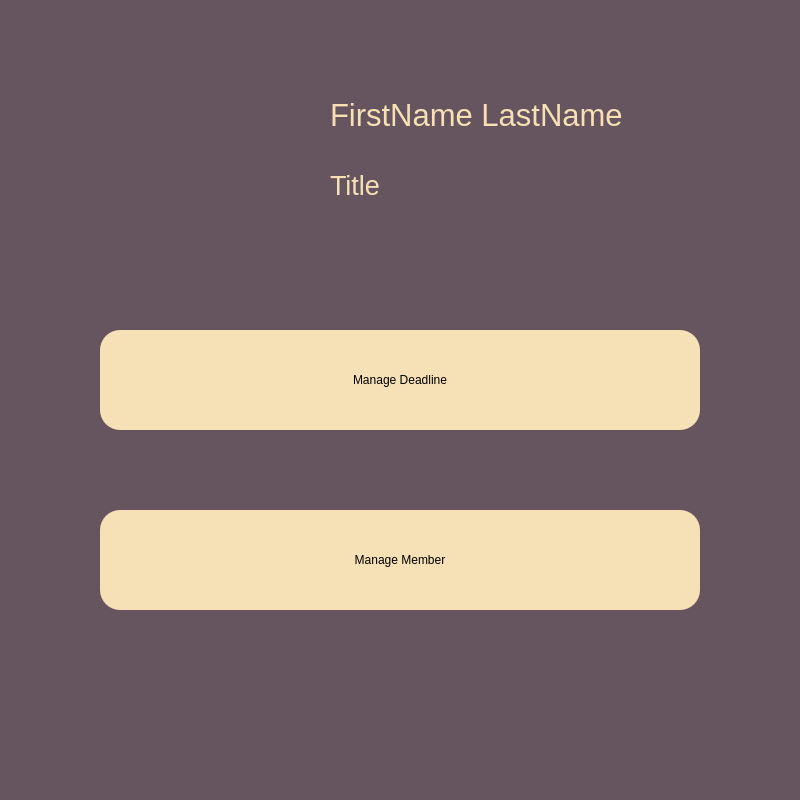
<?xml version="1.0" encoding="UTF-8"?>
<ui version="4.0">
 <class>MainWindow</class>
 <widget class="QMainWindow" name="MainWindow">
  <property name="geometry">
   <rect>
    <x>0</x>
    <y>0</y>
    <width>800</width>
    <height>800</height>
   </rect>
  </property>
  <property name="windowTitle">
   <string>MainWindow</string>
  </property>
  <widget class="QWidget" name="centralwidget">
   <widget class="QWidget" name="Background" native="true">
    <property name="geometry">
     <rect>
      <x>0</x>
      <y>0</y>
      <width>800</width>
      <height>800</height>
     </rect>
    </property>
    <property name="styleSheet">
     <string notr="true">QWidget #Background{
background-color:rgb(102, 84, 94)}
</string>
    </property>
    <widget class="QLabel" name="name">
     <property name="geometry">
      <rect>
       <x>330</x>
       <y>80</y>
       <width>330</width>
       <height>70</height>
      </rect>
     </property>
     <property name="font">
      <font>
       <family>MS Shell Dlg 2</family>
       <pointsize>23</pointsize>
       <weight>9</weight>
       <italic>false</italic>
       <bold>false</bold>
      </font>
     </property>
     <property name="styleSheet">
      <string notr="true">font: 75 23pt &quot;MS Shell Dlg 2&quot;; 
color: rgb(246, 224, 181);
text-align: right;</string>
     </property>
     <property name="text">
      <string>FirstName LastName</string>
     </property>
     <property name="alignment">
      <set>Qt::AlignLeading|Qt::AlignLeft|Qt::AlignVCenter</set>
     </property>
    </widget>
    <widget class="QPushButton" name="logout_button">
     <property name="geometry">
      <rect>
       <x>720</x>
       <y>720</y>
       <width>50</width>
       <height>50</height>
      </rect>
     </property>
     <property name="autoFillBackground">
      <bool>false</bool>
     </property>
     <property name="styleSheet">
      <string notr="true">background-color:rgb(102, 84, 94);
border-radius: 20px;
</string>
     </property>
     <property name="text">
      <string/>
     </property>
     <property name="icon">
      <iconset>
       <normaloff>../Resource/logout.png</normaloff>../Resource/logout.png</iconset>
     </property>
     <property name="iconSize">
      <size>
       <width>50</width>
       <height>50</height>
      </size>
     </property>
     <property name="default">
      <bool>false</bool>
     </property>
    </widget>
    <widget class="QLabel" name="title">
     <property name="geometry">
      <rect>
       <x>330</x>
       <y>160</y>
       <width>250</width>
       <height>50</height>
      </rect>
     </property>
     <property name="font">
      <font>
       <family>MS Shell Dlg 2</family>
       <pointsize>20</pointsize>
       <weight>9</weight>
       <italic>false</italic>
       <bold>false</bold>
      </font>
     </property>
     <property name="styleSheet">
      <string notr="true">font: 75 20pt &quot;MS Shell Dlg 2&quot;; 
color: rgb(246, 224, 181);
text-align: right;</string>
     </property>
     <property name="text">
      <string>Title</string>
     </property>
     <property name="alignment">
      <set>Qt::AlignLeading|Qt::AlignLeft|Qt::AlignVCenter</set>
     </property>
    </widget>
    <widget class="QPushButton" name="avatar">
     <property name="geometry">
      <rect>
       <x>100</x>
       <y>60</y>
       <width>160</width>
       <height>160</height>
      </rect>
     </property>
     <property name="cursor">
      <cursorShape>ArrowCursor</cursorShape>
     </property>
     <property name="autoFillBackground">
      <bool>false</bool>
     </property>
     <property name="styleSheet">
      <string notr="true">background-color:rgb(102, 84, 94);
border-radius: 20px;
</string>
     </property>
     <property name="text">
      <string/>
     </property>
     <property name="icon">
      <iconset>
       <normaloff>E:/Tam/Programming/software/Message_Platform/client/desktop/GUI/Resource/default_avatar.png</normaloff>E:/Tam/Programming/software/Message_Platform/client/desktop/GUI/Resource/default_avatar.png</iconset>
     </property>
     <property name="iconSize">
      <size>
       <width>160</width>
       <height>160</height>
      </size>
     </property>
     <property name="default">
      <bool>false</bool>
     </property>
    </widget>
    <widget class="QPushButton" name="deadline_button">
     <property name="geometry">
      <rect>
       <x>100</x>
       <y>330</y>
       <width>600</width>
       <height>100</height>
      </rect>
     </property>
     <property name="styleSheet">
      <string notr="true">border-radius: 20px;
background-color: rgb(246, 224, 181);
font: 75 18pt &quot;MS Shell Dlg 2&quot;;</string>
     </property>
     <property name="text">
      <string>Manage Deadline</string>
     </property>
    </widget>
    <widget class="QPushButton" name="member_button">
     <property name="geometry">
      <rect>
       <x>100</x>
       <y>510</y>
       <width>600</width>
       <height>100</height>
      </rect>
     </property>
     <property name="styleSheet">
      <string notr="true">border-radius: 20px;
background-color: rgb(246, 224, 181);
font: 75 18pt &quot;MS Shell Dlg 2&quot;;</string>
     </property>
     <property name="text">
      <string>Manage Member</string>
     </property>
    </widget>
   </widget>
  </widget>
 </widget>
 <resources>
  <include location="Resource/facebook.qrc"/>
 </resources>
 <connections/>
</ui>
